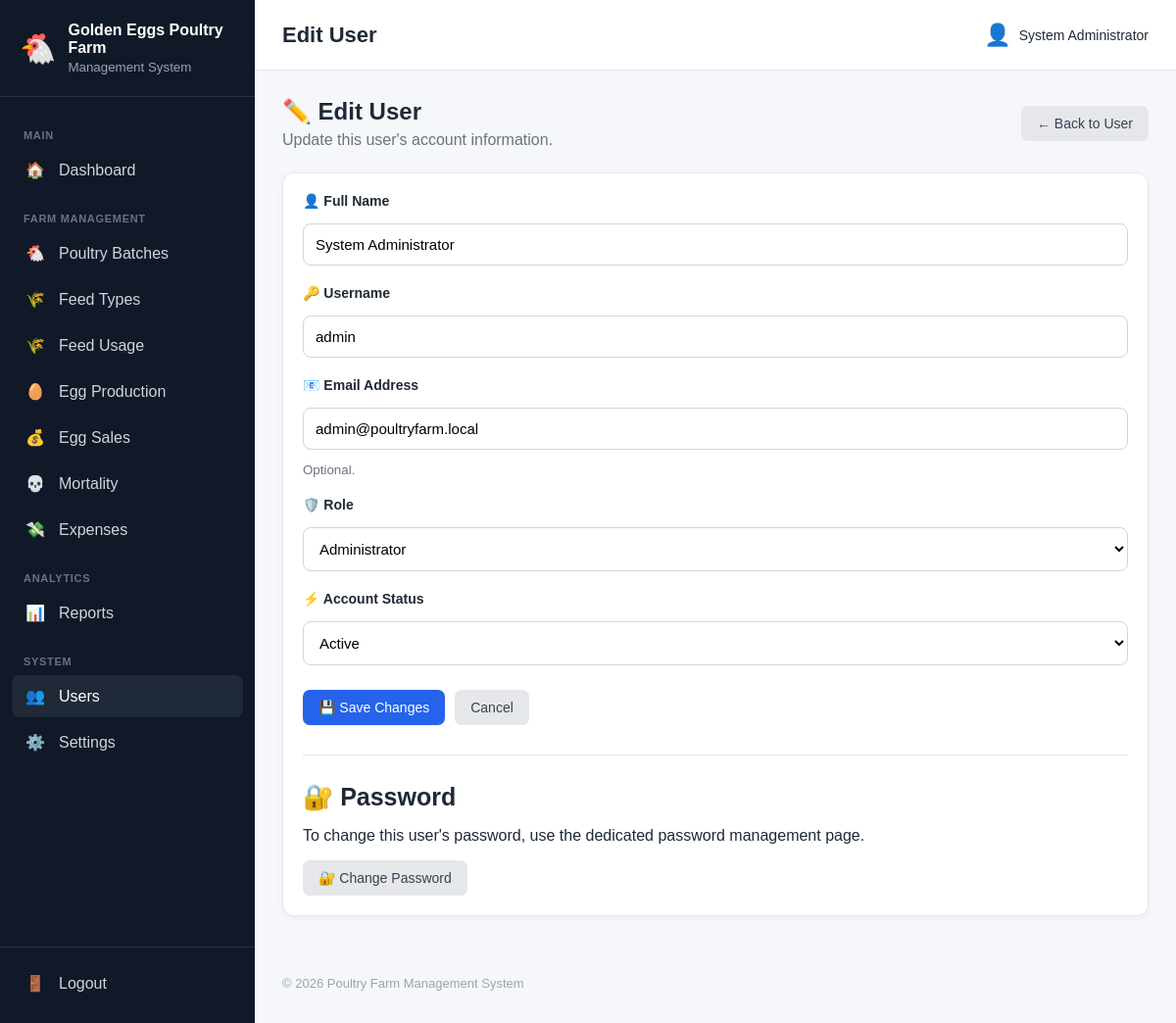
Page /users/edit.php?id=1 (signed in) on the committed database.
### tables this page shows
CREATE TABLE `farm_settings` (
  `id` int(10) unsigned NOT NULL AUTO_INCREMENT,
  `farm_name` varchar(150) NOT NULL,
  `farm_location` varchar(255) DEFAULT NULL,
  `phone` varchar(50) DEFAULT NULL,
  `email` varchar(150) DEFAULT NULL,
  `currency` varchar(10) DEFAULT 'GHS',
  `timezone` varchar(100) DEFAULT 'Africa/Accra',
  `created_at` timestamp NOT NULL DEFAULT current_timestamp(),
  `updated_at` timestamp NOT NULL DEFAULT current_timestamp() ON UPDATE current_timestamp(),
  PRIMARY KEY (`id`)
);

CREATE TABLE `users` (
  `id` int(10) unsigned NOT NULL AUTO_INCREMENT,
  `full_name` varchar(150) NOT NULL,
  `username` varchar(100) NOT NULL,
  `email` varchar(150) DEFAULT NULL,
  `password_hash` varchar(255) NOT NULL,
  `role` enum('admin','co_owner','employee') NOT NULL DEFAULT 'employee',
  `status` enum('active','inactive') NOT NULL DEFAULT 'active',
  `last_login` datetime DEFAULT NULL,
  `created_at` timestamp NOT NULL DEFAULT current_timestamp(),
  `updated_at` timestamp NOT NULL DEFAULT current_timestamp() ON UPDATE current_timestamp(),
  PRIMARY KEY (`id`),
  UNIQUE KEY `username` (`username`),
  UNIQUE KEY `email` (`email`)
);

### includes/functions.php (called while the page is built, shortened)
<?php
function e(?string $value): string
{
    return htmlspecialchars(
        $value ?? '',
        ENT_QUOTES,
        'UTF-8'
    );
}
function farmSettings(): array
{
    global $pdo;
    $settings = [
        'farm_name' =>
            defined('DEFAULT_FARM_NAME')
                ? DEFAULT_FARM_NAME
                : 'Poultry Farm',
        'farm_location' =>
            'Ghana',
        'phone' =>
            null,
        'email' =>
            null,
        'currency' =>
            defined('DEFAULT_CURRENCY')
                ? DEFAULT_CURRENCY
                : 'GHS',
        'timezone' =>
            defined('DEFAULT_TIMEZONE')
                ? DEFAULT_TIMEZONE
                : 'Africa/Accra'
    ];
    try {
        $stmt = $pdo->query("
            SELECT
                farm_name,
                farm_location,
                phone,
                email,
                currency,
                timezone
            FROM farm_settings
            ORDER BY id ASC
            LIMIT 1
        ");
        $databaseSettings =
            $stmt->fetch(PDO::FETCH_ASSOC);
        if ($databaseSettings) {
            $settings = array_merge(
                $settings,
                $databaseSettings
            );
        }
    } catch (Throwable $e) {
    }
    return $settings;
}
function farmName(): string
{
    return (string) (
        farmSettings()['farm_name']
        ?? 'Poultry Farm'
    );
}

### users/edit.php (the view, shortened to what this page needs)
<?php
require_once __DIR__ . '/../config/database.php';
require_once __DIR__ . '/../includes/functions.php';
$userId = filter_input(
    INPUT_GET,
    'id',
    FILTER_VALIDATE_INT
);
$stmt = $pdo->prepare("
    SELECT
        id,
        full_name,
        username,
        email,
        role,
        status
    FROM users
    WHERE id = ?
    LIMIT 1
");
$stmt->execute([$userId]);
$user = $stmt->fetch(PDO::FETCH_ASSOC);
require_once __DIR__ . '/../includes/header.php';
?>
<div class="page-header">
    <div>
        <h2>✏️ Edit User</h2>
        <p>
            Update this user's account information.
        </p>
    </div>
    <div>
        <a
            href="view.php?id=<?= (int)$user['id'] ?>"
            class="btn btn-secondary"
        >
            ← Back to User
        </a>
    </div>
</div>
<div class="dashboard-card">
    <form
        method="POST"
        action=""
    >
        <div class="form-group">
            <label for="full_name">
                👤 Full Name
            </label>
            <input
                type="text"
                id="full_name"
                name="full_name"
                maxlength="150"
                value="<?= e(
                    $user['full_name']
                ) ?>"
                required
            >
        </div>
        <div class="form-group">
            <label for="username">
                🔑 Username
            </label>
            <input
                type="text"
                id="username"
                name="username"
                maxlength="100"
                value="<?= e(
                    $user['username']
                ) ?>"
                required
            >
        </div>
        <div class="form-group">
            <label for="email">
                📧 Email Address
            </label>
            <input
                type="email"
                id="email"
                name="email"
                maxlength="150"
                value="<?= e(
                    $user['email'] ?? ''
                ) ?>"
            >
            <small>
                Optional.
            </small>
        </div>
        <div class="form-group">
            <label for="role">
                🛡️ Role
            </label>
            <select
                id="role"
                name="role"
                required
            >
                <option
                    value="admin"
                    <?= $user['role'] === 'admin'
                        ? 'selected'
                        : '' ?>
                >
                    Administrator
                </option>
            </select>
        </div>
        <div class="form-group">
            <label for="status">
                ⚡ Account Status
            </label>
            <select
                id="status"
                name="status"
                required
            >
                <option
                    value="active"
                    <?= $user['status'] === 'active'
                        ? 'selected'
                        : '' ?>
                >
                    Active
                </option>
            </select>
        </div>
        <div
            style="
                display:flex;
                gap:10px;
                flex-wrap:wrap;
                margin-top:25px;
            "
        >
            <button
                type="submit"
                class="btn btn-primary"
            >
                💾 Save Changes
            </button>
            <a
                href="view.php?id=<?= (int)$user['id'] ?>"
                class="btn btn-secondary"
            >
                Cancel
            </a>
        </div>
    </form>
    <div
        style="
            margin-top:30px;
            padding-top:20px;
            border-top:1px solid #e5e7eb;
        "
    >
        <h3>
            🔐 Password
        </h3>
        <p>
            To change this user's password, use the dedicated
            password management page.
        </p>
        <a
            href="password.php?id=<?= (int)$user['id'] ?>"
            class="btn btn-secondary"
        >
            🔐 Change Password
        </a>
    </div>
</div>
<?php
require_once __DIR__ . '/../includes/footer.php';
?>

### includes/sidebar.php (shortened to what this page needs)
<?php
$currentUri = $_SERVER['REQUEST_URI'] ?? '';
function sidebarActive(string $section): string
{
    global $currentUri;
    return str_contains(
        $currentUri,
        $section
    )
        ? 'active'
        : '';
}
?>
<aside class="sidebar" id="sidebar">
    <div class="sidebar-brand">
        <div class="brand-icon">
            🐔
        </div>
        <div>
            <strong>
                <?= e(farmName()) ?>
            </strong>
            <small>
                Management System
            </small>
        </div>
    </div>
    <nav class="sidebar-nav">
        <div class="nav-section">
            MAIN
        </div>
        <a
            href="../dashboard/index.php"
            class="<?= sidebarActive('/dashboard/') ?>"
        >
            <span>
                🏠
            </span>
            <span>
                Dashboard
            </span>
        </a>
        <div class="nav-section">
            FARM MANAGEMENT
        </div>
        <a
            href="../batches/index.php"
            class="<?= sidebarActive('/batches/') ?>"
        >
            <span>
                🐔
            </span>
            <span>
                Poultry Batches
            </span>
        </a>
        <a
            href="../feed_types/index.php"
            class="<?= sidebarActive('/feed_types/') ?>"
        >
            <span>
                🌾
            </span>
            <span>
                Feed Types
            </span>
        </a>
        <a
            href="../feed/index.php"
            class="<?= sidebarActive('/feed/') ?>"
        >
            <span>
                🌾
            </span>
            <span>
                Feed Usage
            </span>
        </a>
        <a
            href="../eggs/index.php"
            class="<?= sidebarActive('/eggs/') ?>"
        >
            <span>
                🥚
            </span>
            <span>
                Egg Production
            </span>
        </a>
        <a
            href="../sales/index.php"
            class="<?= sidebarActive('/sales/') ?>"
        >
            <span>
                💰
            </span>
            <span>
                Egg Sales
            </span>
        </a>
        <a
            href="../mortality/index.php"
            class="<?= sidebarActive('/mortality/') ?>"
        >
            <span>
                💀
            </span>
            <span>
                Mortality
            </span>
        </a>
        <a
            href="../expenses/index.php"
            class="<?= sidebarActive('/expenses/') ?>"
        >
            <span>
                💸
            </span>
            <span>
                Expenses
            </span>
        </a>
        <div class="nav-section">
            ANALYTICS
        </div>
        <a
            href="../reports/index.php"
            class="<?= sidebarActive('/reports/') ?>"
        >
            <span>
                📊
            </span>
            <span>
                Reports
            </span>
        </a>
        <div class="nav-section">
            SYSTEM
        </div>
        <a
            href="../users/index.php"
            class="<?= sidebarActive('/users/') ?>"
        >
            <span>
                👥
            </span>
            <span>
                Users
            </span>
        </a>
        <a
            href="../settings/index.php"
            class="<?= sidebarActive('/settings/') ?>"
        >
            <span>
                ⚙️
            </span>
            <span>
                Settings
            </span>
        </a>
    </nav>
    <div class="sidebar-footer">
        <a
            href="../auth/logout.php"
            class="logout-link"
        >
            <span>
                🚪
            </span>
            <span>
                Logout
            </span>
        </a>
    </div>
</aside>

### public/assets/css/app.css (style rules this page uses)
* { box-sizing: border-box; }
html, body { margin: 0; padding: 0; font-family: Arial, Helvetica, sans-serif; background: #f5f7fb; color: #1f2937; }
a { text-decoration: none; }
.sidebar { width: 260px; min-height: 100vh; background: #111827; color: white; position: fixed; left: 0; top: 0; bottom: 0; display: flex; flex-direction: column; z-index: 1000; }
.sidebar-brand { display: flex; align-items: center; gap: 12px; padding: 22px 20px; border-bottom: 1px solid #273244; }
.brand-icon { font-size: 30px; }
.sidebar-brand strong { display: block; font-size: 16px; }
.sidebar-brand small { display: block; color: #9ca3af; margin-top: 3px; }
.sidebar-nav { padding: 15px 12px; flex: 1; overflow-y: auto; }
.nav-section { font-size: 11px; font-weight: bold; color: #6b7280; padding: 18px 12px 8px; letter-spacing: 0.7px; }
.sidebar-nav a, .logout-link { display: flex; align-items: center; gap: 12px; color: #d1d5db; padding: 12px; margin-bottom: 4px; border-radius: 8px; transition: 0.2s; }
.sidebar-nav a:hover, .sidebar-nav a.active { background: #1f2937; color: white; }
.sidebar-nav a span:first-child, .logout-link span:first-child { width: 24px; text-align: center; }
.sidebar-footer { padding: 15px 12px; border-top: 1px solid #273244; }
.dashboard-card { background: white; border: 1px solid #e5e7eb; border-radius: 12px; padding: 20px; box-shadow: 0 2px 8px rgba(0, 0, 0, 0.04); }
.dashboard-card h3 { margin: 8px 0; font-size: 25px; }
.dashboard-card small { color: #9ca3af; }
.page-header { display: flex; align-items: center; justify-content: space-between; gap: 20px; margin-bottom: 24px; }
.page-header h2 { margin: 0 0 6px; }
.page-header p { margin: 0; color: #6b7280; }
.btn { display: inline-flex; align-items: center; justify-content: center; gap: 6px; border: 0; border-radius: 7px; padding: 10px 16px; font-size: 14px; cursor: pointer; transition: 0.2s; }
.btn-primary { background: #2563eb; color: white; }
.btn-secondary { background: #e5e7eb; color: #374151; }
.form-group { display: flex; flex-direction: column; gap: 7px; }
.form-group label { font-size: 14px; font-weight: 600; }
.form-group input, .form-group select, .form-group textarea { width: 100%; padding: 11px 12px; border: 1px solid #d1d5db; border-radius: 7px; font-family: inherit; font-size: 14px; background: white; }

### users/edit.php (style rules this page uses)
.form-group { margin-bottom: 20px; }
.form-group label { display: block; font-weight: 600; margin-bottom: 8px; }
.form-group input, .form-group select { width: 100%; padding: 12px; border: 1px solid #d1d5db; border-radius: 8px; font-size: 15px; box-sizing: border-box; }
.form-group small { display: block; margin-top: 6px; color: #6b7280; }

### rows in the picture
farm_settings: farm_name "Golden Eggs Poultry Farm"
users: full_name "System Administrator", username "admin", email "admin@poultryfarm.local", role "Administrator", status "Active"

### other values in the picture
$pageTitle "Edit User"
$_SESSION['full_name'] "System Administrator"
